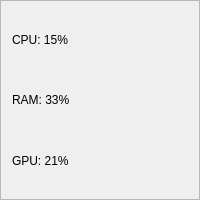
                 <widget class="QFrame" name="frame_7">
                  <property name="minimumSize">
                   <size>
                    <width>0</width>
                    <height>200</height>
                   </size>
                  </property>
                  <property name="frameShape">
                   <enum>QFrame::StyledPanel</enum>
                  </property>
                  <property name="frameShadow">
                   <enum>QFrame::Raised</enum>
                  </property>
                  <layout class="QVBoxLayout" name="verticalLayout_28">
                   <item>
                    <widget class="QLabel" name="label_16">
                     <property name="text">
                      <string>CPU: 15%</string>
                     </property>
                     <property name="wordWrap">
                      <bool>true</bool>
                     </property>
                    </widget>
                   </item>
                   <item>
                    <widget class="QLabel" name="label_17">
                     <property name="text">
                      <string>RAM: 33%</string>
                     </property>
                     <property name="wordWrap">
                      <bool>true</bool>
                     </property>
                    </widget>
                   </item>
                   <item>
                    <widget class="QLabel" name="label_15">
                     <property name="text">
                      <string>GPU: 21%</string>
                     </property>
                     <property name="wordWrap">
                      <bool>true</bool>
                     </property>
                    </widget>
                   </item>
                  </layout>
                 </widget>
